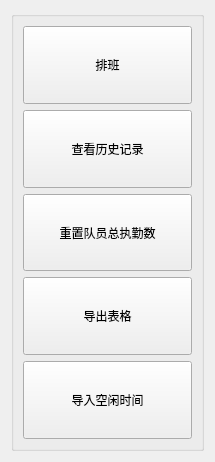
              <widget class="QWidget" name="form">
               <property name="geometry">
                <rect>
                 <x>0</x>
                 <y>0</y>
                 <width>215</width>
                 <height>462</height>
                </rect>
               </property>
               <attribute name="label">
                <string>表格管理</string>
               </attribute>
               <layout class="QVBoxLayout" name="verticalLayout_5">
                <item>
                 <widget class="QGroupBox" name="task_form_groupBox">
                  <property name="minimumSize">
                   <size>
                    <width>60</width>
                    <height>0</height>
                   </size>
                  </property>
                  <property name="title">
                   <string/>
                  </property>
                  <layout class="QVBoxLayout" name="verticalLayout_3">
                   <item>
                    <widget class="QPushButton" name="tabulateButton">
                     <property name="sizePolicy">
                      <sizepolicy hsizetype="Minimum" vsizetype="Preferred">
                       <horstretch>0</horstretch>
                       <verstretch>0</verstretch>
                      </sizepolicy>
                     </property>
                     <property name="text">
                      <string>排班</string>
                     </property>
                    </widget>
                   </item>
                   <item>
                    <widget class="QPushButton" name="clearButton">
                     <property name="sizePolicy">
                      <sizepolicy hsizetype="Minimum" vsizetype="Preferred">
                       <horstretch>0</horstretch>
                       <verstretch>0</verstretch>
                      </sizepolicy>
                     </property>
                     <property name="text">
                      <string>查看历史记录</string>
                     </property>
                    </widget>
                   </item>
                   <item>
                    <widget class="QPushButton" name="alterButton">
                     <property name="sizePolicy">
                      <sizepolicy hsizetype="Minimum" vsizetype="Preferred">
                       <horstretch>0</horstretch>
                       <verstretch>0</verstretch>
                      </sizepolicy>
                     </property>
                     <property name="text">
                      <string>重置队员总执勤数</string>
                     </property>
                    </widget>
                   </item>
                   <item>
                    <widget class="QPushButton" name="deriveButton">
                     <property name="sizePolicy">
                      <sizepolicy hsizetype="Minimum" vsizetype="Preferred">
                       <horstretch>0</horstretch>
                       <verstretch>0</verstretch>
                      </sizepolicy>
                     </property>
                     <property name="text">
                      <string>导出表格</string>
                     </property>
                    </widget>
                   </item>
                   <item>
                    <widget class="QPushButton" name="importTimeFromTask_pushButton">
                     <property name="sizePolicy">
                      <sizepolicy hsizetype="Minimum" vsizetype="Preferred">
                       <horstretch>0</horstretch>
                       <verstretch>0</verstretch>
                      </sizepolicy>
                     </property>
                     <property name="text">
                      <string>导入空闲时间</string>
                     </property>
                     <property name="checkable">
                      <bool>false</bool>
                     </property>
                    </widget>
                   </item>
                  </layout>
                 </widget>
                </item>
               </layout>
              </widget>
